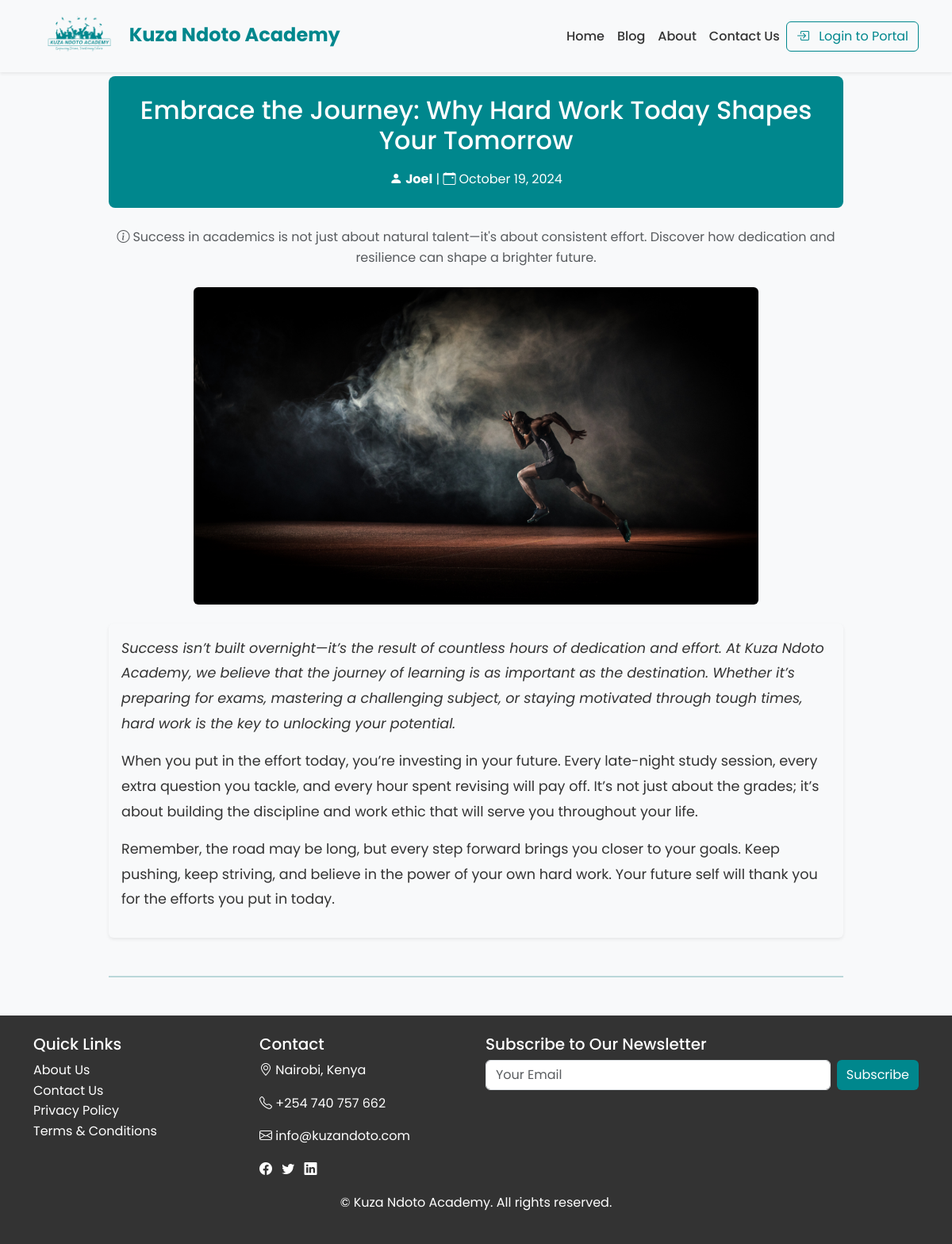
The app's page /post/4/ with its own data.
### blog/models.py (models this page shows, shortened)
class Post(models.Model):
    title = models.CharField(max_length=100)
    description = models.CharField(max_length=250)
    content = models.TextField()
    date_posted = models.DateTimeField(default=timezone.now)
    author = models.ForeignKey(User, on_delete=models.CASCADE)
    image = models.ImageField(upload_to='post_images/', blank=True, null=True)  # New image field

### blog/views.py (the view)
# urls.py: path('post/<int:pk>/', PostDetailView.as_view(), name='post_detail'),
class PostDetailView(DetailView):
    model = Post
    template_name = 'blog/post_detail.html'
    context_object_name = 'post'

### blog/templates/blog/post_detail.html (shortened to what this page needs)
{% extends 'blog/base.html' %}
{% block content %}
<div class="container mt-5 pt-5">
    <div class="row justify-content-center">
        <div class="col-lg-10">
            <div class="text-center py-4 mb-4" style="background-color: var(--brand-color); color: white; border-radius: 8px;">
                <h2 class="mb-3">{{ post.title }}</h2>
                <p class="mb-0">
                    <i class="bi bi-person-fill me-1"></i><strong>{{ post.author }}</strong> |
                    <i class="bi bi-calendar-event me-1"></i>{{ post.date_posted |date:"F d, Y" }}
                </p>
            </div>
            {% if post.description %}
                <p class="text-center text-muted font-italic mb-4">
                    <i class="bi bi-info-circle me-1"></i>{{ post.description }}
                </p>
            {% endif %}
            {% if post.image %}
                <div class="text-center mb-4">
                    <img src="{{ post.image.url }}" alt="{{ post.title }}" class="img-fluid rounded" style="max-height: 400px; object-fit: cover;">
                </div>
            {% endif %}
            <div class="post-content mb-5 p-3 bg-light rounded shadow-sm" style="line-height: 1.8; font-size: 1.1rem;">
                {{ post.content|safe }}
            </div>
            <hr class="my-5" style="border-top: 2px solid var(--brand-hover-color);">
        </div>
    </div>
</div>
{% endblock %}

### blog/templates/blog/base.html (shortened to what this page needs)
{% load static %}
<!DOCTYPE html>
<html lang="en">
<head>
  <link href="https://cdn.jsdelivr.net/npm/bootstrap@5.3.0/dist/css/bootstrap.min.css" rel="stylesheet">
  <link rel="stylesheet" href="{% static 'blog/main.css' %}">
  <link href="https://cdnjs.cloudflare.com/ajax/libs/bootstrap-icons/1.10.5/font/bootstrap-icons.min.css" rel="stylesheet">
</head>
<body>
  <nav class="navbar navbar-expand-lg navbar-light bg-light fixed-top shadow-sm">
    <div class="container">
        <span class="navbar-brand">
            <img src="{% static 'blog/logo.png' %}" alt="Kuza Ndoto Logo" class="logo-img">
            <span class="brand-name">Kuza Ndoto Academy</span>
        </span>
      <div class="collapse navbar-collapse" id="navbarNav">
        <ul class="navbar-nav ms-auto">
          <li class="nav-item"><a class="nav-link" href="{% url 'blog_home' %}">Home</a></li>
          <li class="nav-item"><a class="nav-link" href="{% url 'list_posts' %}">Blog</a></li>
          <li class="nav-item"><a class="nav-link" href="{% url 'about' %}">About</a></li>
          <li class="nav-item"><a class="nav-link" href="{% url 'contact' %}">Contact Us</a></li>
          <li class="nav-item">
            <a class="btn btn-outline-brand align-middle" href="#">
                <i class="bi bi-box-arrow-in-right me-2"></i> Login to Portal
            </a>
          </li>
        </ul>
      </div>
    </div>
  </nav>
<main>
  {% block content %}{% endblock %}
</main>
  <footer class="footer py-4">
    <div class="container">
      <div class="row">
        <div class="col-md-3">
          <h5>Quick Links</h5>
          <ul class="list-unstyled">
            <li><a href="{% url 'about' %}" class="text-white">About Us</a></li>
            <li><a href="{% url 'contact' %}" class="text-white">Contact Us</a></li>
            <li><a href="#" class="text-white">Privacy Policy</a></li>
            <li><a href="#" class="text-white">Terms & Conditions</a></li>
          </ul>
        </div>
        <div class="col-md-3">
          <h5>Contact</h5>
          <p><i class="bi bi-geo-alt"></i> Nairobi, Kenya</p>
          <p><i class="bi bi-telephone"></i> +254 740 757 662</p>
          <p><i class="bi bi-envelope"></i> info@kuzandoto.com</p>
          <div>
            <a href="#" class="text-white me-2"><i class="bi bi-facebook"></i></a>
            <a href="#" class="text-white me-2"><i class="bi bi-twitter"></i></a>
            <a href="#" class="text-white"><i class="bi bi-linkedin"></i></a>
          </div>
        </div>
        <div class="col-md-6">
          <h5>Subscribe to Our Newsletter</h5>
          <form class="d-flex">
            <input type="email" class="form-control me-2" placeholder="Your Email" required>
            <button class="btn btn-brand" type="submit">Subscribe</button>
          </form>
        </div>
      </div>
      <div class="text-center mt-3">
        <p>&copy; {{ year }} Kuza Ndoto Academy. All rights reserved.</p>
      </div>
    </div>
  </footer>
</body>
</html>

### blog/static/blog/main.css (style rules this page uses)
:root { --brand-color: #00878D; --brand-hover-color: #006f74; --background-color: #f8f9fa; --text-color: #333; }
body { font-family: 'Poppins', sans-serif; line-height: 1.6; background-color: var(--background-color); color: var(--text-color); }
a { text-decoration: none; transition: color 0.3s ease; }
.logo-img { height: 65px; margin-right: 0px; }
.navbar { background-color: var(--background-color); }
.navbar-brand { font-weight: 700; font-size: 1.5rem; color: var(--brand-color); }
.navbar-nav .nav-link { color: var(--text-color); font-weight: 500; padding: 0.75rem 1rem; transition: color 0.3s ease; }
.btn-outline-brand { border-color: var(--brand-color); color: var(--brand-color); transition: background-color 0.3s ease, color 0.3s ease; margin-top: 6px; }
.brand-name { font-size: 1.5rem; font-weight: 700; }
.btn-brand { background-color: var(--brand-color); color: #fff; border: none; transition: background-color 0.3s ease; }
.btn-brand { background-color: var(--brand-color); color: #fff; border: none; transition: background-color 0.3s ease; z-index: 1; position: relative; }
.footer { background-color: #333; color: #fff; padding: 2rem 0; }
.footer a { color: #bbb; transition: color 0.3s ease; }

### records on screen
Post: title "Embrace the Journey: Why Hard Work Today Shapes Your Tomorrow", author "Joel", date_posted "October 19, 2024", description "Success in academics is not just about natural talent—it's about consistent effort. Discover how dedication and resilience can shape a brighter future.", image (picture), content "Success isn’t built overnight—it’s the result of countless hours of dedication and effort. At Kuza Ndoto Academy, we believe that the journey of learning is as important as the destination. Whether it’s preparing for exams, mastering a challenging subject, or staying motivated through tough times, hard work is the key to unlocking your potential. When you put in the effort today, you’re investing in your future. Every late-night study session, every extra question you tackle, and every hour spent revising will pay off. It’s not just about the grades; it’s about building the discipline and work ethic that will serve you throughout your life. Remember, the road may be long, but every step…"
